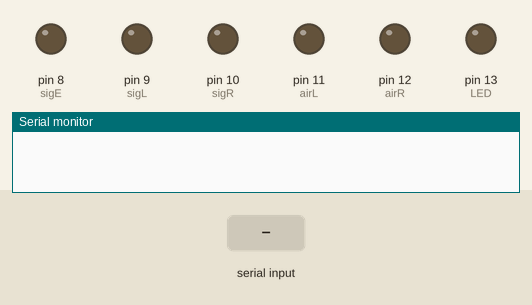
Bench run of a sketch on a simulated Arduino Uno, built with avr-gcc and run on an emulated ATmega328P. Shown: output pins drawn as LEDs (lit = HIGH), the last lines printed to the serial monitor. Inputs (shaded band) come from the test bench.

Above: at 1.2 s.
1.3 s: "E90\n" received over Serial
At 3.3 s:
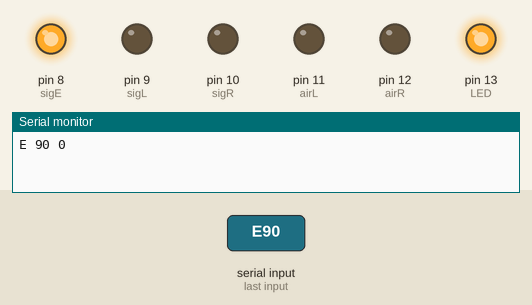
3.8 s: "X90\n" received over Serial
At 4.6 s:
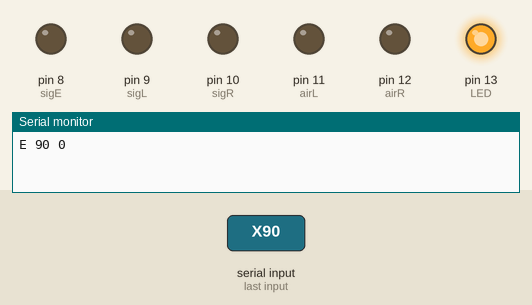
6.3 s: "E,45\n" received over Serial
At 7.9 s:
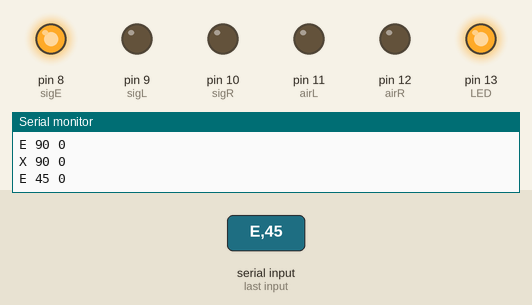
8.8 s: "X,45\n" received over Serial
At 11.0 s:
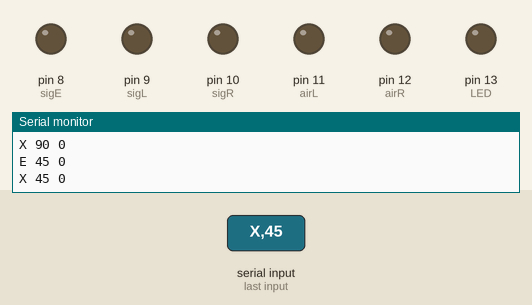
Timing chart, 0 to 12.3 s (numbered marks = the images above; inputs shaded):
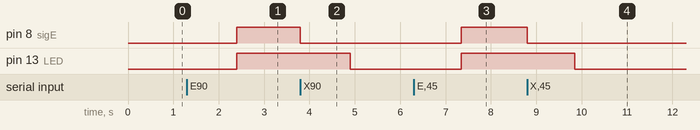

Measured:
- after the input at 1.3 s, pin 8 (sigE), pin 13 (LED): LOW → HIGH after 1.1 s
- after the input at 3.8 s, pin 8 (sigE): HIGH → LOW at once; pin 13 (LED): HIGH → LOW after 1.1 s
- after the input at 6.3 s, pin 8 (sigE), pin 13 (LED): LOW → HIGH after 1.0 s
- after the input at 8.8 s, pin 8 (sigE): HIGH → LOW at once; pin 13 (LED): HIGH → LOW after 1.1 s

The sketch:

arduino_code_odor_delivery.ino
```cpp
int airR = 12;
int airL = 11;
int sigR = 10;
int sigL = 9;
int sigE = 8;
int LED = 13;


void setup() {
  pinMode(airR, OUTPUT);
  pinMode(airL, OUTPUT);
  pinMode(sigR, OUTPUT);
  pinMode(sigL, OUTPUT);
  pinMode(sigE, OUTPUT);
  pinMode(LED, OUTPUT);

  digitalWrite(airR,  0);
  digitalWrite(airL,  0);
  digitalWrite(sigR,  0);
  digitalWrite(sigL,  0);
  digitalWrite(sigE, 0);
  digitalWrite(LED,  0);

  Serial.begin(9600);
}

void loop() {
  digitalWrite(airR, 0); // Turn off flow
  digitalWrite(airL, 0);
  digitalWrite(sigR, 0);
  digitalWrite(sigL, 0);
}

void serialEvent() {
  char cmd = Serial.read();

  if (cmd == 'E') {  // Enable
    flow_control(cmd, sigR, sigL);
    digitalWrite(sigE, 1);
    digitalWrite(LED, 1); // Show enable status
  }
  else if (cmd == 'X') {  // Disable
    digitalWrite(sigE, 0);
    flow_control(cmd, sigR, sigL);
    digitalWrite(LED, 0);
  }
  else if (cmd == 'L') {
    flow_control(cmd, airL, sigL);
  }
  else if (cmd == 'R') {
    flow_control(cmd, airR, sigR);
  }
}

void flow_control(char cmd, int sig, int air) {
  long val1 = Serial.parseInt();
  long val2 = Serial.parseInt();

  delay(val1);             // Signal
  digitalWrite(air, 1);
  digitalWrite(sig, 1);
  delay(val2);
  digitalWrite(air, 0);
  digitalWrite(sig, 0);

  Serial.print(cmd);      // Ack
  Serial.print(' ');
  Serial.print(val1);
  Serial.print(' ');
  Serial.println(val2);
}
```
